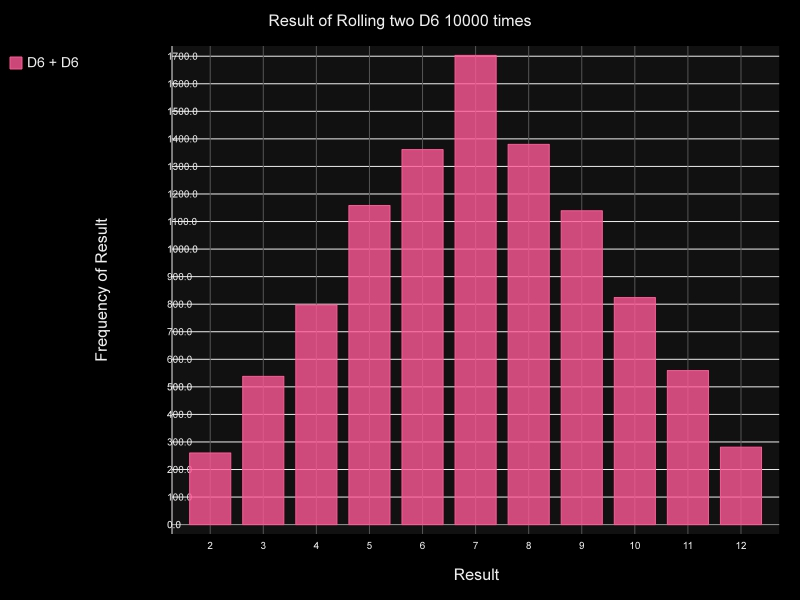

Source code (Python):
import pygal
from die import Die

die_1 = Die()
die_2 = Die()

results = []
for roll_num in range(10000):
    result = die_1.roll() + die_2.roll()
    results.append(result)

#存储结果
frequencies = []
max_result = die_1.num_sides + die_2.num_sides
for value in range(2, max_result+1):
    frequency = results.count(value)
    frequencies.append(frequency)

#可视化
hist = pygal.Bar()

hist.title = "Result of Rolling two D6 10000 times"
hist.x_labels = ['2', '3', '4', '5', '6', '7', '8', '9', '10', '11', '12']
hist.x_title = "Result"
hist.y_title = "Frequency of Result"

hist.add('D6 + D6', frequencies)
hist.render_to_file('die_visual.svg')
    
